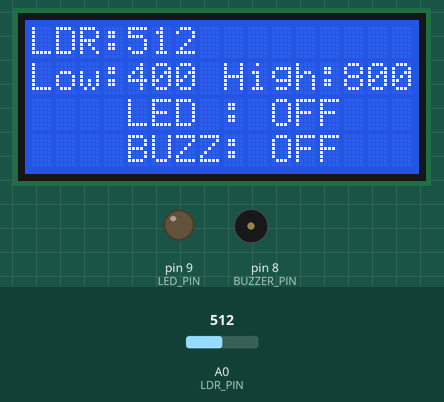
Simulated run of this sketch. Board: Arduino Uno, built with avr-gcc and run on an emulated ATmega328P. Shown: 16×4 character LCD, output pins drawn as LEDs (lit = HIGH), buzzer (waves = sounding, pin HIGH). The test bench sets the inputs (shaded band); at power-on: A0 (LDR_PIN) = 512. What the sketch prints to the serial monitor is not drawn.

Above: at 2.4 s.
2.5 s: A0 (LDR_PIN) set to 415
At 4.1 s:
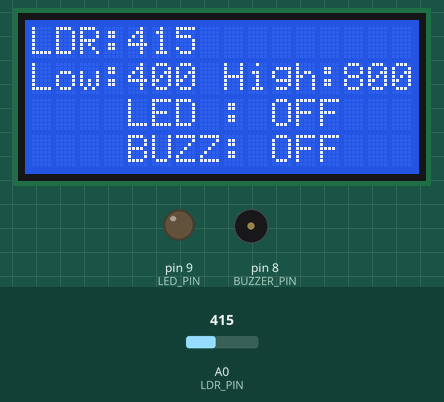
4.4 s: A0 (LDR_PIN) set to 384
At 5.5 s:
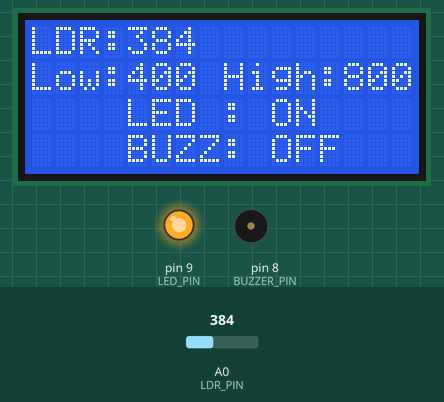
6.1 s: A0 (LDR_PIN) set to 810
At 6.9 s:
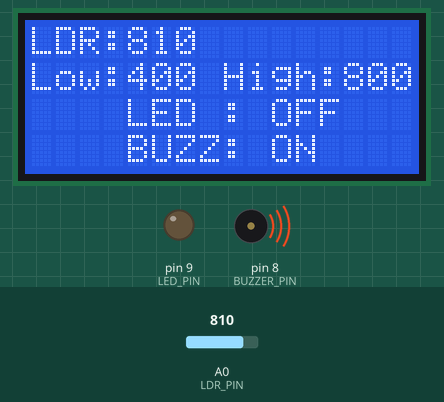
Timing chart, 0 to 9.1 s (numbered marks = the images above; inputs shaded):
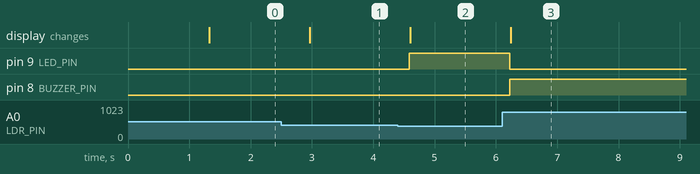

Measured:
- the behaviour switches between 400 and 399 on A0 (LDR_PIN) (found by bisection; images 1 and 2)
- after the input at 2.5 s, the display: changes after 0.47 s (image 1)
- after the input at 4.4 s, pin 9 (LED_PIN): LOW → HIGH after 0.19 s; the display: changes after 0.20 s (image 2)
- after the input at 6.1 s, pin 9 (LED_PIN): HIGH → LOW after 0.12 s; pin 8 (BUZZER_PIN): LOW → HIGH after 0.12 s; the display: changes after 0.14 s (image 3)

The sketch:

ldr_system.ino
```cpp
#include <LiquidCrystal_I2C.h>

// Pin setup
#define LDR_PIN A0
#define LED_PIN 9
#define BUZZER_PIN 8

// Light level thresholds
// Values are from 0–1023 (ADC range)
int lightThreshold = 400;   // Treat anything below this as "dark"
int brightThreshold = 800;  // Treat anything above this as "very bright"

// LCD: 16x4 display using I2C
LiquidCrystal_I2C lcd(0x27, 16, 4);

void setup() {
  Serial.begin(9600);

  pinMode(LED_PIN, OUTPUT);
  pinMode(BUZZER_PIN, OUTPUT);

  // Start LCD
  lcd.init();
  lcd.backlight();

  // Small startup message
  lcd.setCursor(0, 0);
  lcd.print("LDR System Ready");
  delay(1200);
  lcd.clear();
}

void loop() {
  // Read the current LDR value
  int ldrValue = analogRead(LDR_PIN);

  // Show readings on Serial Monitor
  Serial.print("LDR Analog: ");
  Serial.print(ldrValue);
  Serial.print(" | LowTHR: ");
  Serial.print(lightThreshold);
  Serial.print(" | HighTHR: ");
  Serial.println(brightThreshold);

  // Update LCD: Line 1 shows live LDR reading
  lcd.setCursor(0, 0);
  lcd.print("LDR:");
  lcd.print(ldrValue);
  lcd.print("   ");

  // Line 2 shows both thresholds
  lcd.setCursor(0, 1);
  lcd.print("Low:");
  lcd.print(lightThreshold);
  lcd.print(" High:");
  lcd.print(brightThreshold);
  lcd.print(" ");

  // Decide what to do based on light level
  bool ledState = false;
  bool buzzState = false;

  if (ldrValue < lightThreshold) {
    // It's dark → turn led on, buzzer off
    ledState = true;
    buzzState = false;
  }
  else if (ldrValue > brightThreshold) {
    // Its extremely bright → led off, buzzer on
    ledState = false;
    buzzState = true;
  }
  else {
    // normal light → both remain off
    ledState = false;
    buzzState = false;
  }

  // Apply the outputs to LED and buzzer
  digitalWrite(LED_PIN, ledState);
  digitalWrite(BUZZER_PIN, buzzState);

  // Line 3: LED status
  lcd.setCursor(0, 2);
  lcd.print("LED : ");
  lcd.print(ledState ? "ON " : "OFF");

  // Line 4: Buzzer status
  lcd.setCursor(0, 3);
  lcd.print("BUZZ: ");
  lcd.print(buzzState ? "ON " : "OFF");

  delay(500);
}
```
